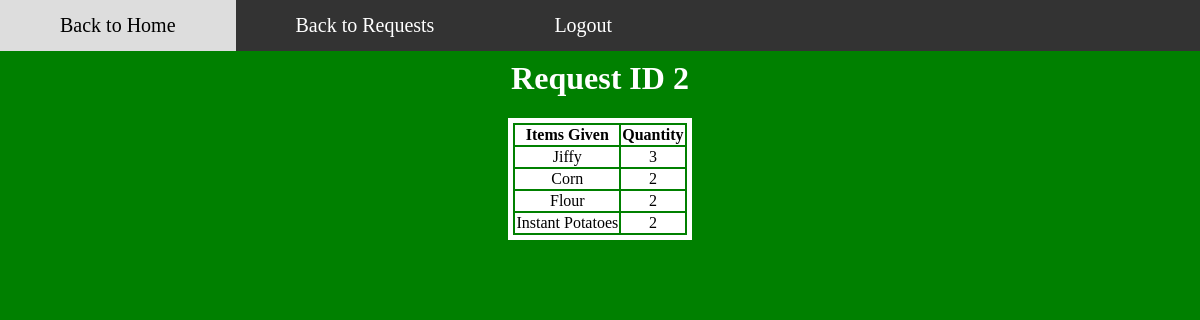
The page /viewrequest.php?id=2 on the database its author committed.
### tables this page shows
CREATE TABLE `itemrequests` (
  `reqid` int(11) NOT NULL,
  `itemid` int(11) NOT NULL,
  `quantity` int(11) DEFAULT NULL,
  PRIMARY KEY (`reqid`,`itemid`),
  KEY `FK_items` (`itemid`),
  CONSTRAINT `FK_items` FOREIGN KEY (`itemid`) REFERENCES `items` (`itemid`),
  CONSTRAINT `FK_req` FOREIGN KEY (`reqid`) REFERENCES `requests` (`reqid`)
);

CREATE TABLE `items` (
  `itemid` int(11) NOT NULL AUTO_INCREMENT,
  `description` varchar(50) NOT NULL,
  `qty` int(11) NOT NULL,
  `margin` int(11) NOT NULL,
  PRIMARY KEY (`itemid`)
);

### viewrequest.php (the view, shortened to what this page needs)
<?php
$reqid = $_GET['id'];
$mysqli = Database::dbConnect();
$mysqli -> setAttribute(PDO::ATTR_ERRMODE, PDO::ERRMODE_EXCEPTION);
$query = "select itemid,reqid,description,quantity from requests natural join itemrequests natural join items where reqid = ?";
$stmt = $mysqli -> prepare($query);
$stmt -> execute([$reqid]);
?>
<link rel="stylesheet" href="home2.css">
<div class="navbar">
<a href='externalpage.php'>Back to Home</a>
<a href='priorfood.php'>Back to Requests</a>
<a href='logout.php'>Logout</a>
</div>
<?php echo'<center><h1 style="color:white;">Request ID '.$reqid.'</h1></center>'; ?>
<center>
<table bordercolor = "ffffff" border="5">
<thead>
<th>Items Given</th><th>Quantity</th>
</thead>
<tbody>
<?php
while ($row = $stmt->fetch(PDO::FETCH_ASSOC)) {
 echo "<tr>";
 echo "<td>".$row['description']."</td>";
 echo "<td>".$row['quantity']."</td>";
}
?>
</tbody>

### home2.css (style rules this page uses)
.navbar { overflow: hidden; background-color: #333; position: fixed; top: 0; width: 100%; margin: auto; }
.navbar a { float: left; display: block; color: #ffff; text-align: center; padding: 14px 60px; text-decoration: none; font-size: 20px; }

### viewrequest.php (style rules this page uses)
td,th { color:black; background-color:white; border: 1px green; text-align: center; }

### rows shown on the page
itemrequests: itemid.description "Jiffy", quantity "3"
itemrequests: itemid.description "Corn", quantity "2"
itemrequests: itemid.description "Flour", quantity "2"
itemrequests: itemid.description "Instant Potatoes", quantity "2"

### other values the page prints
$reqid "2"
